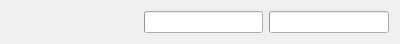
<?xml version="1.0" encoding="UTF-8"?>
<ui version="4.0">
 <class>Form</class>
 <widget class="QWidget" name="Form">
  <property name="geometry">
   <rect>
    <x>0</x>
    <y>0</y>
    <width>400</width>
    <height>39</height>
   </rect>
  </property>
  <property name="windowTitle">
   <string>Form</string>
  </property>
  <layout class="QHBoxLayout" name="horizontalLayout">
   <item>
    <widget class="QLabel" name="labelCurrentMessage">
     <property name="text">
      <string/>
     </property>
    </widget>
   </item>
   <item>
    <spacer name="horizontalSpacer">
     <property name="orientation">
      <enum>Qt::Horizontal</enum>
     </property>
     <property name="sizeHint" stdset="0">
      <size>
       <width>40</width>
       <height>20</height>
      </size>
     </property>
    </spacer>
   </item>
   <item>
    <widget class="QProgressBar" name="progressCurrent">
     <property name="value">
      <number>0</number>
     </property>
     <property name="textVisible">
      <bool>false</bool>
     </property>
    </widget>
   </item>
   <item>
    <widget class="QProgressBar" name="progressComplete">
     <property name="value">
      <number>0</number>
     </property>
     <property name="textVisible">
      <bool>false</bool>
     </property>
     <property name="invertedAppearance">
      <bool>false</bool>
     </property>
    </widget>
   </item>
  </layout>
 </widget>
 <resources/>
 <connections/>
</ui>
